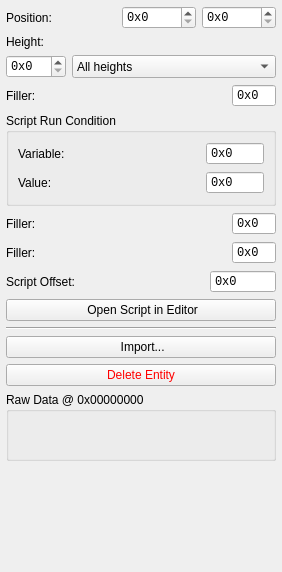
                 <widget class="QWidget" name="scrollAreaWidgetContents_9">
                  <property name="geometry">
                   <rect>
                    <x>0</x>
                    <y>0</y>
                    <width>282</width>
                    <height>572</height>
                   </rect>
                  </property>
                  <property name="sizePolicy">
                   <sizepolicy hsizetype="Expanding" vsizetype="Preferred">
                    <horstretch>0</horstretch>
                    <verstretch>0</verstretch>
                   </sizepolicy>
                  </property>
                  <layout class="QVBoxLayout" name="verticalLayout_13">
                   <property name="leftMargin">
                    <number>6</number>
                   </property>
                   <property name="topMargin">
                    <number>6</number>
                   </property>
                   <property name="rightMargin">
                    <number>6</number>
                   </property>
                   <property name="bottomMargin">
                    <number>6</number>
                   </property>
                   <item>
                    <layout class="QHBoxLayout" name="horizontalLayout_34">
                     <item>
                      <widget class="QLabel" name="label_31">
                       <property name="sizePolicy">
                        <sizepolicy hsizetype="Preferred" vsizetype="Preferred">
                         <horstretch>0</horstretch>
                         <verstretch>0</verstretch>
                        </sizepolicy>
                       </property>
                       <property name="text">
                        <string>Position:</string>
                       </property>
                      </widget>
                     </item>
                     <item>
                      <spacer name="horizontalSpacer_37">
                       <property name="orientation">
                        <enum>Qt::Horizontal</enum>
                       </property>
                       <property name="sizeType">
                        <enum>QSizePolicy::Expanding</enum>
                       </property>
                       <property name="sizeHint" stdset="0">
                        <size>
                         <width>40</width>
                         <height>20</height>
                        </size>
                       </property>
                      </spacer>
                     </item>
                     <item>
                      <widget class="QHexSpinBox" name="trigger_pos_x">
                       <property name="sizePolicy">
                        <sizepolicy hsizetype="Maximum" vsizetype="Fixed">
                         <horstretch>0</horstretch>
                         <verstretch>0</verstretch>
                        </sizepolicy>
                       </property>
                       <property name="font">
                        <font>
                         <family>Courier New</family>
                        </font>
                       </property>
                       <property name="prefix">
                        <string notr="true">0x</string>
                       </property>
                       <property name="maximum">
                        <number>65535</number>
                       </property>
                       <property name="displayIntegerBase">
                        <number>16</number>
                       </property>
                       <property name="upperCase" stdset="0">
                        <bool>true</bool>
                       </property>
                       <property name="byteLength" stdset="0">
                        <number>2</number>
                       </property>
                      </widget>
                     </item>
                     <item>
                      <widget class="QHexSpinBox" name="trigger_pos_y">
                       <property name="sizePolicy">
                        <sizepolicy hsizetype="Maximum" vsizetype="Fixed">
                         <horstretch>0</horstretch>
                         <verstretch>0</verstretch>
                        </sizepolicy>
                       </property>
                       <property name="font">
                        <font>
                         <family>Courier New</family>
                        </font>
                       </property>
                       <property name="prefix">
                        <string notr="true">0x</string>
                       </property>
                       <property name="maximum">
                        <number>65535</number>
                       </property>
                       <property name="displayIntegerBase">
                        <number>16</number>
                       </property>
                       <property name="upperCase" stdset="0">
                        <bool>true</bool>
                       </property>
                       <property name="byteLength" stdset="0">
                        <number>2</number>
                       </property>
                      </widget>
                     </item>
                    </layout>
                   </item>
                   <item>
                    <widget class="QLabel" name="label_32">
                     <property name="sizePolicy">
                      <sizepolicy hsizetype="Maximum" vsizetype="Preferred">
                       <horstretch>0</horstretch>
                       <verstretch>0</verstretch>
                      </sizepolicy>
                     </property>
                     <property name="text">
                      <string>Height:</string>
                     </property>
                    </widget>
                   </item>
                   <item>
                    <layout class="QHBoxLayout" name="horizontalLayout_30">
                     <item>
                      <widget class="QSpinBox" name="spnTriggerHeight">
                       <property name="sizePolicy">
                        <sizepolicy hsizetype="Preferred" vsizetype="Minimum">
                         <horstretch>0</horstretch>
                         <verstretch>0</verstretch>
                        </sizepolicy>
                       </property>
                       <property name="minimumSize">
                        <size>
                         <width>0</width>
                         <height>22</height>
                        </size>
                       </property>
                       <property name="font">
                        <font>
                         <family>Courier New</family>
                        </font>
                       </property>
                       <property name="prefix">
                        <string notr="true">0x</string>
                       </property>
                       <property name="maximum">
                        <number>255</number>
                       </property>
                       <property name="displayIntegerBase">
                        <number>16</number>
                       </property>
                       <property name="upperCase" stdset="0">
                        <bool>true</bool>
                       </property>
                       <property name="byteLength" stdset="0">
                        <number>1</number>
                       </property>
                      </widget>
                     </item>
                     <item>
                      <widget class="QComboBox" name="cmbTriggerHeight">
                       <property name="sizePolicy">
                        <sizepolicy hsizetype="Preferred" vsizetype="Minimum">
                         <horstretch>1</horstretch>
                         <verstretch>0</verstretch>
                        </sizepolicy>
                       </property>
                       <item>
                        <property name="text">
                         <string>All heights</string>
                        </property>
                       </item>
                       <item>
                        <property name="text">
                         <string>Height 0 (Surf)</string>
                        </property>
                       </item>
                       <item>
                        <property name="text">
                         <string>Height 1</string>
                        </property>
                       </item>
                       <item>
                        <property name="text">
                         <string>Height 2 (Normal)</string>
                        </property>
                       </item>
                       <item>
                        <property name="text">
                         <string>Height 3</string>
                        </property>
                       </item>
                       <item>
                        <property name="text">
                         <string>Height 4</string>
                        </property>
                       </item>
                       <item>
                        <property name="text">
                         <string>Height 5</string>
                        </property>
                       </item>
                       <item>
                        <property name="text">
                         <string>Height 6</string>
                        </property>
                       </item>
                       <item>
                        <property name="text">
                         <string>Height 7</string>
                        </property>
                       </item>
                       <item>
                        <property name="text">
                         <string>Height 8</string>
                        </property>
                       </item>
                       <item>
                        <property name="text">
                         <string>Height 9</string>
                        </property>
                       </item>
                       <item>
                        <property name="text">
                         <string>Height 10</string>
                        </property>
                       </item>
                       <item>
                        <property name="text">
                         <string>Height 11</string>
                        </property>
                       </item>
                       <item>
                        <property name="text">
                         <string>Height 12</string>
                        </property>
                       </item>
                       <item>
                        <property name="text">
                         <string>Height 13</string>
                        </property>
                       </item>
                       <item>
                        <property name="text">
                         <string>Height 14</string>
                        </property>
                       </item>
                      </widget>
                     </item>
                    </layout>
                   </item>
                   <item>
                    <layout class="QHBoxLayout" name="horizontalLayout_42">
                     <item>
                      <widget class="QLabel" name="label_39">
                       <property name="sizePolicy">
                        <sizepolicy hsizetype="Preferred" vsizetype="Preferred">
                         <horstretch>0</horstretch>
                         <verstretch>0</verstretch>
                        </sizepolicy>
                       </property>
                       <property name="text">
                        <string>Filler:</string>
                       </property>
                      </widget>
                     </item>
                     <item>
                      <spacer name="horizontalSpacer_44">
                       <property name="orientation">
                        <enum>Qt::Horizontal</enum>
                       </property>
                       <property name="sizeType">
                        <enum>QSizePolicy::Expanding</enum>
                       </property>
                       <property name="sizeHint" stdset="0">
                        <size>
                         <width>40</width>
                         <height>20</height>
                        </size>
                       </property>
                      </spacer>
                     </item>
                     <item>
                      <widget class="QHexSpinBox" name="spinBox_29">
                       <property name="sizePolicy">
                        <sizepolicy hsizetype="Maximum" vsizetype="Fixed">
                         <horstretch>0</horstretch>
                         <verstretch>0</verstretch>
                        </sizepolicy>
                       </property>
                       <property name="font">
                        <font>
                         <family>Courier New</family>
                        </font>
                       </property>
                       <property name="buttonSymbols">
                        <enum>QAbstractSpinBox::NoButtons</enum>
                       </property>
                       <property name="prefix">
                        <string notr="true">0x</string>
                       </property>
                       <property name="maximum">
                        <number>255</number>
                       </property>
                       <property name="displayIntegerBase">
                        <number>16</number>
                       </property>
                       <property name="upperCase" stdset="0">
                        <bool>true</bool>
                       </property>
                       <property name="byteLength" stdset="0">
                        <number>1</number>
                       </property>
                      </widget>
                     </item>
                    </layout>
                   </item>
                   <item>
                    <widget class="QGroupBox" name="groupBox_5">
                     <property name="title">
                      <string>Script Run Condition</string>
                     </property>
                     <layout class="QVBoxLayout" name="verticalLayout_14">
                      <item>
                       <layout class="QHBoxLayout" name="horizontalLayout_39">
                        <item>
                         <widget class="QLabel" name="label_36">
                          <property name="sizePolicy">
                           <sizepolicy hsizetype="Preferred" vsizetype="Preferred">
                            <horstretch>0</horstretch>
                            <verstretch>0</verstretch>
                           </sizepolicy>
                          </property>
                          <property name="text">
                           <string>Variable:</string>
                          </property>
                         </widget>
                        </item>
                        <item>
                         <spacer name="horizontalSpacer_41">
                          <property name="orientation">
                           <enum>Qt::Horizontal</enum>
                          </property>
                          <property name="sizeType">
                           <enum>QSizePolicy::Expanding</enum>
                          </property>
                          <property name="sizeHint" stdset="0">
                           <size>
                            <width>40</width>
                            <height>20</height>
                           </size>
                          </property>
                         </spacer>
                        </item>
                        <item>
                         <widget class="QHexSpinBox" name="trigger_var">
                          <property name="sizePolicy">
                           <sizepolicy hsizetype="Maximum" vsizetype="Fixed">
                            <horstretch>0</horstretch>
                            <verstretch>0</verstretch>
                           </sizepolicy>
                          </property>
                          <property name="font">
                           <font>
                            <family>Courier New</family>
                           </font>
                          </property>
                          <property name="buttonSymbols">
                           <enum>QAbstractSpinBox::NoButtons</enum>
                          </property>
                          <property name="prefix">
                           <string notr="true">0x</string>
                          </property>
                          <property name="maximum">
                           <number>65535</number>
                          </property>
                          <property name="displayIntegerBase">
                           <number>16</number>
                          </property>
                          <property name="upperCase" stdset="0">
                           <bool>true</bool>
                          </property>
                          <property name="byteLength" stdset="0">
                           <number>2</number>
                          </property>
                         </widget>
                        </item>
                       </layout>
                      </item>
                      <item>
                       <layout class="QHBoxLayout" name="horizontalLayout_40">
                        <item>
                         <widget class="QLabel" name="label_37">
                          <property name="sizePolicy">
                           <sizepolicy hsizetype="Preferred" vsizetype="Preferred">
                            <horstretch>0</horstretch>
                            <verstretch>0</verstretch>
                           </sizepolicy>
                          </property>
                          <property name="text">
                           <string>Value:</string>
                          </property>
                         </widget>
                        </item>
                        <item>
                         <spacer name="horizontalSpacer_42">
                          <property name="orientation">
                           <enum>Qt::Horizontal</enum>
                          </property>
                          <property name="sizeType">
                           <enum>QSizePolicy::Expanding</enum>
                          </property>
                          <property name="sizeHint" stdset="0">
                           <size>
                            <width>40</width>
                            <height>20</height>
                           </size>
                          </property>
                         </spacer>
                        </item>
                        <item>
                         <widget class="QHexSpinBox" name="trigger_value">
                          <property name="sizePolicy">
                           <sizepolicy hsizetype="Maximum" vsizetype="Fixed">
                            <horstretch>0</horstretch>
                            <verstretch>0</verstretch>
                           </sizepolicy>
                          </property>
                          <property name="font">
                           <font>
                            <family>Courier New</family>
                           </font>
                          </property>
                          <property name="buttonSymbols">
                           <enum>QAbstractSpinBox::NoButtons</enum>
                          </property>
                          <property name="prefix">
                           <string notr="true">0x</string>
                          </property>
                          <property name="maximum">
                           <number>65535</number>
                          </property>
                          <property name="displayIntegerBase">
                           <number>16</number>
                          </property>
                          <property name="upperCase" stdset="0">
                           <bool>true</bool>
                          </property>
                          <property name="byteLength" stdset="0">
                           <number>2</number>
                          </property>
                         </widget>
                        </item>
                       </layout>
                      </item>
                     </layout>
                    </widget>
                   </item>
                   <item>
                    <layout class="QHBoxLayout" name="horizontalLayout_43">
                     <item>
                      <widget class="QLabel" name="label_40">
                       <property name="sizePolicy">
                        <sizepolicy hsizetype="Preferred" vsizetype="Preferred">
                         <horstretch>0</horstretch>
                         <verstretch>0</verstretch>
                        </sizepolicy>
                       </property>
                       <property name="text">
                        <string>Filler:</string>
                       </property>
                      </widget>
                     </item>
                     <item>
                      <spacer name="horizontalSpacer_45">
                       <property name="orientation">
                        <enum>Qt::Horizontal</enum>
                       </property>
                       <property name="sizeType">
                        <enum>QSizePolicy::Expanding</enum>
                       </property>
                       <property name="sizeHint" stdset="0">
                        <size>
                         <width>40</width>
                         <height>20</height>
                        </size>
                       </property>
                      </spacer>
                     </item>
                     <item>
                      <widget class="QHexSpinBox" name="spinBox_30">
                       <property name="sizePolicy">
                        <sizepolicy hsizetype="Maximum" vsizetype="Fixed">
                         <horstretch>0</horstretch>
                         <verstretch>0</verstretch>
                        </sizepolicy>
                       </property>
                       <property name="font">
                        <font>
                         <family>Courier New</family>
                        </font>
                       </property>
                       <property name="buttonSymbols">
                        <enum>QAbstractSpinBox::NoButtons</enum>
                       </property>
                       <property name="prefix">
                        <string notr="true">0x</string>
                       </property>
                       <property name="maximum">
                        <number>255</number>
                       </property>
                       <property name="displayIntegerBase">
                        <number>16</number>
                       </property>
                       <property name="upperCase" stdset="0">
                        <bool>true</bool>
                       </property>
                       <property name="byteLength" stdset="0">
                        <number>1</number>
                       </property>
                      </widget>
                     </item>
                    </layout>
                   </item>
                   <item>
                    <layout class="QHBoxLayout" name="horizontalLayout_44">
                     <item>
                      <widget class="QLabel" name="label_41">
                       <property name="sizePolicy">
                        <sizepolicy hsizetype="Preferred" vsizetype="Preferred">
                         <horstretch>0</horstretch>
                         <verstretch>0</verstretch>
                        </sizepolicy>
                       </property>
                       <property name="text">
                        <string>Filler:</string>
                       </property>
                      </widget>
                     </item>
                     <item>
                      <spacer name="horizontalSpacer_46">
                       <property name="orientation">
                        <enum>Qt::Horizontal</enum>
                       </property>
                       <property name="sizeType">
                        <enum>QSizePolicy::Expanding</enum>
                       </property>
                       <property name="sizeHint" stdset="0">
                        <size>
                         <width>40</width>
                         <height>20</height>
                        </size>
                       </property>
                      </spacer>
                     </item>
                     <item>
                      <widget class="QHexSpinBox" name="spinBox_31">
                       <property name="sizePolicy">
                        <sizepolicy hsizetype="Maximum" vsizetype="Fixed">
                         <horstretch>0</horstretch>
                         <verstretch>0</verstretch>
                        </sizepolicy>
                       </property>
                       <property name="font">
                        <font>
                         <family>Courier New</family>
                        </font>
                       </property>
                       <property name="buttonSymbols">
                        <enum>QAbstractSpinBox::NoButtons</enum>
                       </property>
                       <property name="prefix">
                        <string notr="true">0x</string>
                       </property>
                       <property name="maximum">
                        <number>255</number>
                       </property>
                       <property name="displayIntegerBase">
                        <number>16</number>
                       </property>
                       <property name="upperCase" stdset="0">
                        <bool>true</bool>
                       </property>
                       <property name="byteLength" stdset="0">
                        <number>1</number>
                       </property>
                      </widget>
                     </item>
                    </layout>
                   </item>
                   <item>
                    <layout class="QHBoxLayout" name="horizontalLayout_45">
                     <item>
                      <widget class="QLabel" name="label_42">
                       <property name="sizePolicy">
                        <sizepolicy hsizetype="Preferred" vsizetype="Preferred">
                         <horstretch>0</horstretch>
                         <verstretch>0</verstretch>
                        </sizepolicy>
                       </property>
                       <property name="text">
                        <string>Script Offset:</string>
                       </property>
                      </widget>
                     </item>
                     <item>
                      <spacer name="horizontalSpacer_47">
                       <property name="orientation">
                        <enum>Qt::Horizontal</enum>
                       </property>
                       <property name="sizeType">
                        <enum>QSizePolicy::Expanding</enum>
                       </property>
                       <property name="sizeHint" stdset="0">
                        <size>
                         <width>40</width>
                         <height>20</height>
                        </size>
                       </property>
                      </spacer>
                     </item>
                     <item>
                      <widget class="QHexSpinBox" name="trigger_script">
                       <property name="sizePolicy">
                        <sizepolicy hsizetype="Maximum" vsizetype="Fixed">
                         <horstretch>0</horstretch>
                         <verstretch>0</verstretch>
                        </sizepolicy>
                       </property>
                       <property name="font">
                        <font>
                         <family>Courier New</family>
                        </font>
                       </property>
                       <property name="buttonSymbols">
                        <enum>QAbstractSpinBox::NoButtons</enum>
                       </property>
                       <property name="prefix">
                        <string notr="true">0x</string>
                       </property>
                       <property name="maximum">
                        <number>2147483647</number>
                       </property>
                       <property name="displayIntegerBase">
                        <number>16</number>
                       </property>
                       <property name="upperCase" stdset="0">
                        <bool>true</bool>
                       </property>
                       <property name="byteLength" stdset="0">
                        <number>4</number>
                       </property>
                      </widget>
                     </item>
                    </layout>
                   </item>
                   <item>
                    <widget class="QPushButton" name="btnTriggerOpenScript">
                     <property name="text">
                      <string> Open Script in Editor</string>
                     </property>
                     <property name="icon">
                      <iconset resource="../images.qrc">
                       <normaloff>:/icons/script_go.ico</normaloff>:/icons/script_go.ico</iconset>
                     </property>
                     <property name="flat">
                      <bool>false</bool>
                     </property>
                    </widget>
                   </item>
                   <item>
                    <widget class="Line" name="line">
                     <property name="orientation">
                      <enum>Qt::Horizontal</enum>
                     </property>
                    </widget>
                   </item>
                   <item>
                    <widget class="QPushButton" name="pushButton_9">
                     <property name="text">
                      <string> Import...</string>
                     </property>
                     <property name="icon">
                      <iconset resource="../images.qrc">
                       <normaloff>:/icons/folder_page.ico</normaloff>:/icons/folder_page.ico</iconset>
                     </property>
                    </widget>
                   </item>
                   <item>
                    <widget class="QPushButton" name="pushButton_10">
                     <property name="styleSheet">
                      <string notr="true">QPushButton::enabled {
color : red;
}</string>
                     </property>
                     <property name="text">
                      <string>Delete Entity</string>
                     </property>
                     <property name="icon">
                      <iconset resource="../images.qrc">
                       <normaloff>:/icons/delete.ico</normaloff>:/icons/delete.ico</iconset>
                     </property>
                    </widget>
                   </item>
                   <item>
                    <widget class="QGroupBox" name="trigger_group_raw">
                     <property name="title">
                      <string>Raw Data @ 0x00000000</string>
                     </property>
                     <property name="checkable">
                      <bool>false</bool>
                     </property>
                     <layout class="QVBoxLayout" name="verticalLayout_15">
                      <property name="leftMargin">
                       <number>3</number>
                      </property>
                      <property name="topMargin">
                       <number>3</number>
                      </property>
                      <property name="rightMargin">
                       <number>3</number>
                      </property>
                      <property name="bottomMargin">
                       <number>3</number>
                      </property>
                      <item>
                       <widget class="QHexEdit" name="trigger_raw_data" native="true">
                        <property name="sizePolicy">
                         <sizepolicy hsizetype="Preferred" vsizetype="Fixed">
                          <horstretch>0</horstretch>
                          <verstretch>0</verstretch>
                         </sizepolicy>
                        </property>
                        <property name="minimumSize">
                         <size>
                          <width>0</width>
                          <height>40</height>
                         </size>
                        </property>
                        <property name="maximumSize">
                         <size>
                          <width>16777215</width>
                          <height>40</height>
                         </size>
                        </property>
                        <property name="addressArea" stdset="0">
                         <bool>false</bool>
                        </property>
                        <property name="asciiArea" stdset="0">
                         <bool>false</bool>
                        </property>
                        <property name="lineWidth" stdset="0">
                         <number>8</number>
                        </property>
                       </widget>
                      </item>
                     </layout>
                    </widget>
                   </item>
                   <item>
                    <spacer name="verticalSpacer_9">
                     <property name="orientation">
                      <enum>Qt::Vertical</enum>
                     </property>
                     <property name="sizeType">
                      <enum>QSizePolicy::Expanding</enum>
                     </property>
                     <property name="sizeHint" stdset="0">
                      <size>
                       <width>20</width>
                       <height>40</height>
                      </size>
                     </property>
                    </spacer>
                   </item>
                  </layout>
                 </widget>
